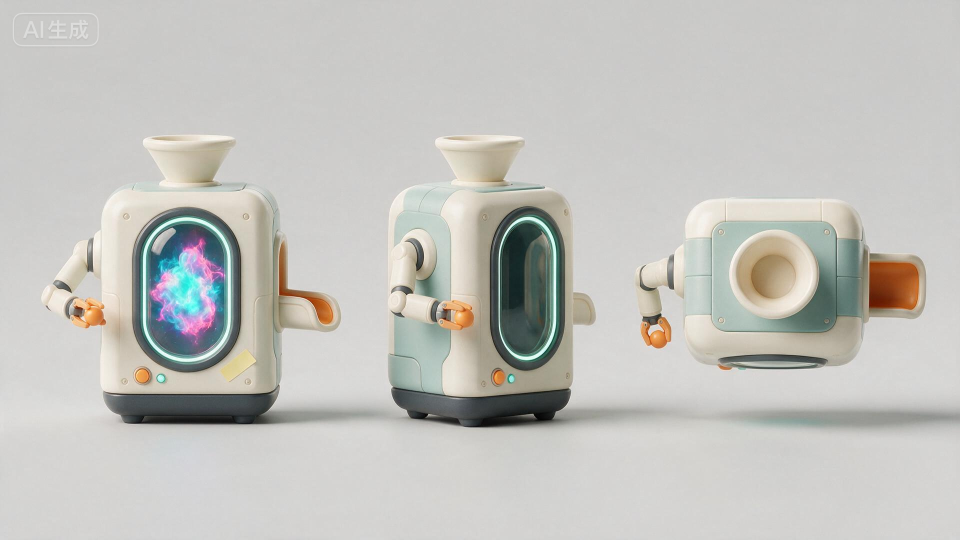
#> input picture reference/style_v13_ref.png, 1920 x 1080 px (shown at 1/2 size)
$ python -i v13_p1_review.py   (imports and definitions only)
#> lines starting #> are read from the running program, lines starting #| are printed output that depends on the picture
"""P1 review: sample rendered colours against section 5.1, and build the comparison sheet.

Two jobs, both about not trusting the eye:

1. Palette sampling. Quantise a render to its dominant colours, ignore the studio
   backdrop, and report each cluster next to the nearest section 5.1 target with its
   distance. This is how "the front looks washed out" gets answered with a number
   instead of an opinion.

2. Contact sheet. The reference sheet's three panels (front / three-quarter / top) side
   by side with the matching renders, so P1 can be judged the way section 6 asks.

Runs on the workspace Python (Pillow), not inside Blender.

Usage:
    python qa_v2/v13_p1_review.py --palette review/v13/p1c_front.png [...] \
        --sheet review/v13/p1_contact.png \
        --panels review/v13/p1c_front.png,review/v13/p1c_right.png,review/v13/p1c_top.png
"""

import argparse
import os
import sys

from PIL import Image, ImageDraw, ImageFont

# section 5.1, sRGB
TARGETS = {
    "cream": "#DDD5C8",
    "mint": "#A6BAB2",
    "orange": "#C5793E",
    "charcoal": "#424847",
    "cyan_glow": "#8BF5F2",
}


def hex_rgb(h):
    h = h.lstrip("#")
    return tuple(int(h[i:i + 2], 16) for i in (0, 2, 4))


def dist(a, b):
    return sum((x - y) ** 2 for x, y in zip(a, b)) ** 0.5


def sample(path, n_colors=8, bg_tol=26):
#> called with path = '../reference/style_v13_ref.png', n_colors = 8, bg_tol = 26
    im = Image.open(path).convert("RGB")
#> im is the input picture: PIL image 1920x1080 RGB; mean R, G, B 194.9, 194.4, 190.1
    small = im.resize((max(1, im.width // 2), max(1, im.height // 2)))
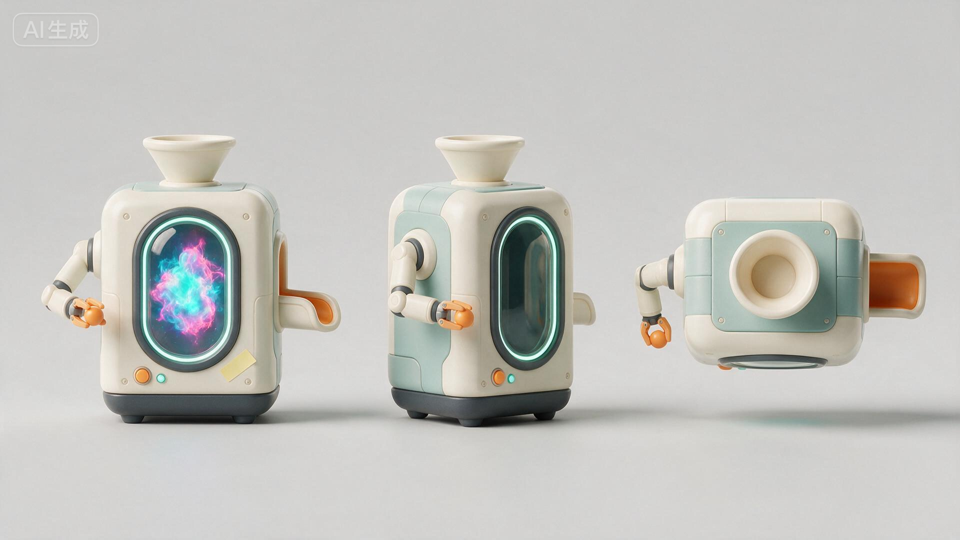
#> small: PIL image 960x540 RGB; mean R, G, B 194.9, 194.4, 190.1

    # The backdrop is the dominant flat colour at the corners. Quantising first and
    # filtering afterwards lets the backdrop's gradient eat most of the palette slots
    # (measured: 8 clusters produced 1 usable colour), so the subject pixels are
    # collected first and only then quantised.
    corners = [small.getpixel(p) for p in ((2, 2), (small.width - 3, 2),
                                           (2, small.height - 3),
                                           (small.width - 3, small.height - 3))]
#> corners = [(203, 203, 201), (199, 199, 197), (212, 212, 212), (210, 210, 210)]
    bg = min(corners, key=lambda c: sum(c))
#> bg = (199, 199, 197)

    px = list(small.getdata())
#> px = 518400 items
    subject = [c for c in px if dist(c, bg) > bg_tol]
#> subject = 141186 items
    if not subject:
        return {"file": path, "background": "#%02X%02X%02X" % bg, "clusters": []}

    strip = Image.new("RGB", (len(subject), 1))
    strip.putdata(subject)
    q = strip.quantize(colors=min(n_colors, max(2, len(set(subject)))), method=Image.MEDIANCUT)
    pal = q.getpalette()
#> pal = [232, 229, 219, 220, 214, 206, 208, 205, 197, 170, 187, 178, 178, 162, 144, 136, 147, 138, 104, 93, 85, 50, 64, 64]
    counts = sorted(q.getcolors(), reverse=True)
#> counts = [(32045, 1), (23798, 4), (17475, 0), (17445, 3), (17304, 7), (17172, 6), (13136, 5), (2811, 2)]
    total = sum(c for c, _ in counts)
#> total = 141186

    rows = []
    for cnt, idx in counts:
        rgb = tuple(pal[idx * 3: idx * 3 + 3])
        best = min(TARGETS.items(), key=lambda kv: dist(rgb, hex_rgb(kv[1])))
        rows.append({
            "hex": "#%02X%02X%02X" % rgb,
            "share_of_subject": round(cnt / total, 4),
            "nearest": best[0],
            "target": best[1],
            "dist": round(dist(rgb, hex_rgb(best[1])), 1),
        })
#> this loop made 8 passes
#> (cnt, idx, rgb, best) on passes 1 to 8: (32045, 1, (220, 214, 206), ('cream', '#DDD5C8')), (23798, 4, (178, 162, 144), ('mint', '#A6BAB2')), (17475, 0, (232, 229, 219), ('cream', '#DDD5C8')), (17445, 3, (170, 187, 178), ('mint', '#A6BAB2')), (17304, 7, (50, 64, 64), ('charcoal', '#424847')), (17172, 6, (104, 93, 85), ('charcoal', '#424847')), (13136, 5, (136, 147, 138), ('mint', '#A6BAB2')), (2811, 2, (208, 205, 197), ('cream', '#DDD5C8'))
#> after the loop, rows = 8 items
    rows.sort(key=lambda r: -r["share_of_subject"])
    return {"file": path, "background": "#%02X%02X%02X" % bg,
            "subject_pixels": len(subject), "clusters": rows}


# [64 lines left out: functions fit, build_sheet, main, not called in this run]


# [2 lines not run here, left out]

>>> result = sample('../reference/style_v13_ref.png')
#> result = 4 items
